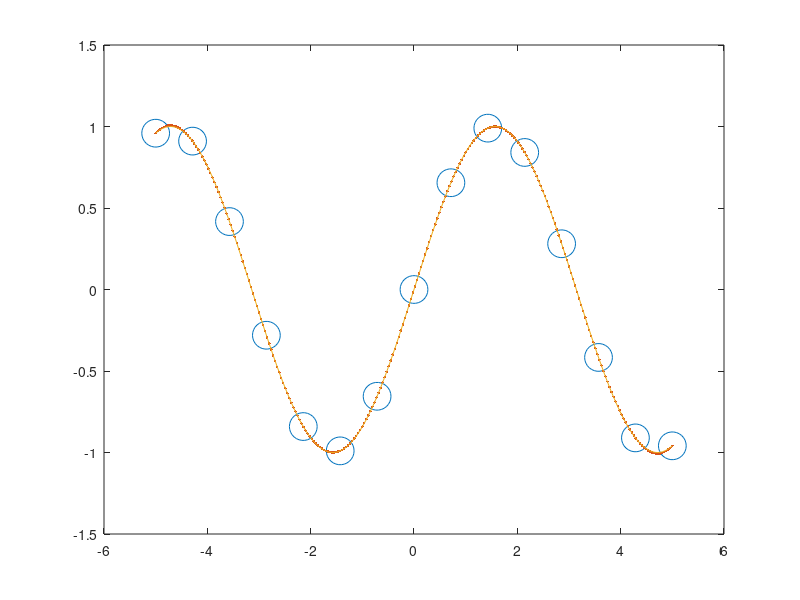

This chart was generated by the following MATLAB code:
%% Illustration of bilinear interpolation, single interval of interest
x=[1,2];
y=[2,3];
f=[10, 11; 12, 13];
[X,Y]=meshgrid(x,y);
x1=1.5;
y1=2.5;

% Manually written
fvec=f(:);
xvec=X(:);
yvec=Y(:);
M=[ones(4,1),xvec(:),yvec(:),xvec(:).*yvec(:)];
avec=M\fvec;    %could be elimination or some other method...
finterpmanual=avec(1)+avec(2)*x1+avec(3)*y1+avec(4)*x1*y1;

% Matlab version
finterp=interp2(X,Y,f,x1,y1);


%% Illustrate cubic spline approximations using Matlab functions
x=linspace(-5,5,15);
y=sin(x);
plot(x,y,'o','MarkerSize',20);

splinedef=spline(x,y);
x2=linspace(min(x),max(x),256);
y2=ppval(splinedef,x2);
hold on;
plot(x2,y2,'.');

y2true=sin(x2);
plot(x2,y2true,'-');






